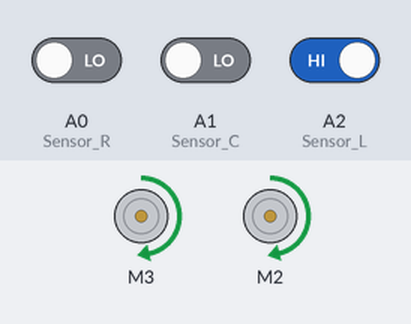
A sketch run on a simulated Arduino Uno, built with avr-gcc and run on an emulated ATmega328P. Parts: 2 × DC motor (green arrow = forward, orange = backward, longer = faster). The test bench sets the inputs (shaded band); at power-on: A1 (Sensor_C) LOW, A2 (Sensor_L) HIGH, A0 (Sensor_R) LOW.

Above: at 3.2 s.
3.3 s: A1 (Sensor_C) driven HIGH
At 4.4 s:
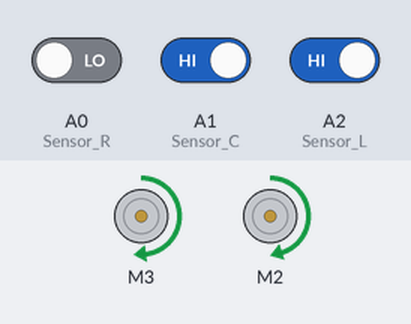
4.8 s: A1 (Sensor_C) driven LOW
At 5.6 s:
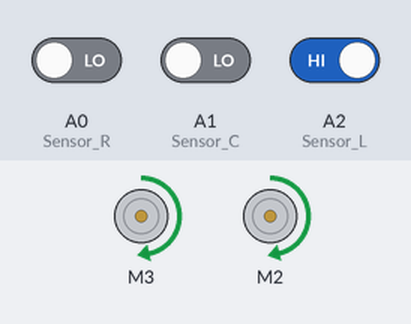
6.3 s: A2 (Sensor_L) driven LOW
At 6.7 s:
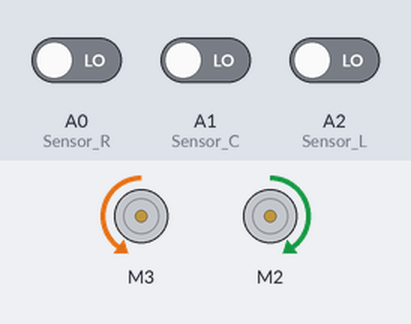
7.8 s: A0 (Sensor_R) driven HIGH
At 9.0 s:
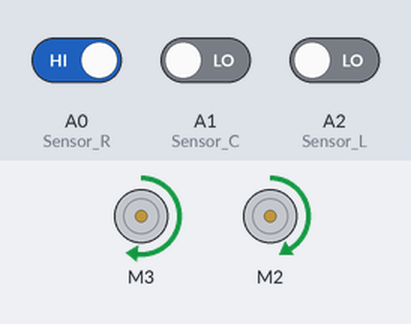
9.3 s: A0 (Sensor_R) driven LOW
At 10.2 s:
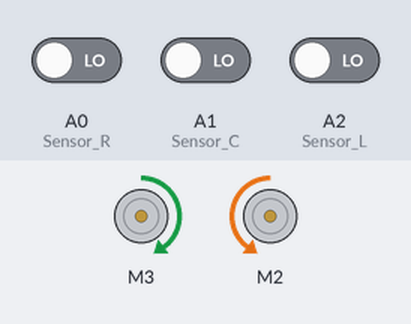
10.8 s: A2 (Sensor_L) driven HIGH
At 11.3 s:
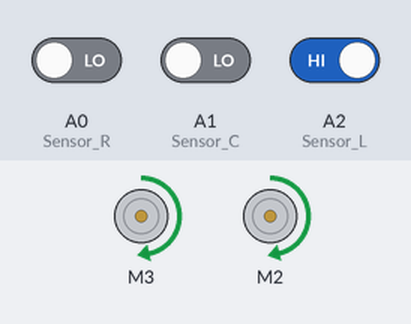
Timing chart, 0 to 13.3 s (numbered marks = the images above; inputs shaded):
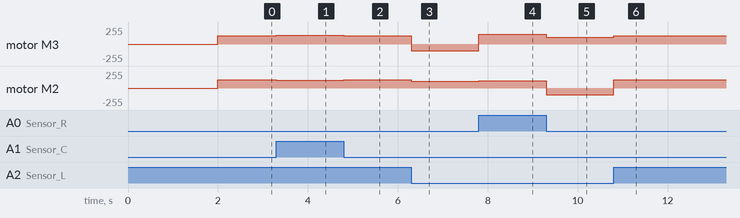

Measured:
- after the input at 3.3 s, motor M3: forward 126/255 → forward 131/255 at once; motor M2: forward 124/255 → forward 119/255 at once
- after the input at 4.8 s, motor M3: forward 131/255 → forward 126/255 at once; motor M2: forward 119/255 → forward 124/255 at once
- after the input at 6.3 s, motor M3: forward 126/255 → backward 100/255 at once; motor M2: forward 124/255 → forward 100/255 at once
- after the input at 7.8 s, motor M3: backward 100/255 → forward 144/255 at once; motor M2: forward 100/255 → forward 106/255 at once
- after the input at 9.3 s, motor M3: forward 144/255 → forward 100/255 at once; motor M2: forward 106/255 → backward 100/255 at once
- after the input at 10.8 s, motor M3: forward 100/255 → forward 126/255 at once; motor M2: backward 100/255 → forward 124/255 at once

The sketch:

Line_Follower_AFM.ino
```cpp
#include <AFMotor.h>

// --- Pin Definitions ---
const uint8_t Sensor_L = A2;
const uint8_t Sensor_C = A1;
const uint8_t Sensor_R = A0;

// --- Speed Calibration ---
const uint8_t BASE_L = 135;
const uint8_t BASE_R = 115;
const int FIND_SPEED = 100;

// --- Your Preferred PID Values ---
float Kp = 4.9;
float Ki = 0;
float Kd = 15;

float error = 0, lastError = 0;

AF_DCMotor motorLeft(3);
AF_DCMotor motorRight(2);

void setup() {
  pinMode(Sensor_L, INPUT);
  pinMode(Sensor_C, INPUT);
  pinMode(Sensor_R, INPUT);
  delay(2000);
}

void loop() {
  bool L = digitalRead(Sensor_L);
  bool C = digitalRead(Sensor_C);
  bool R = digitalRead(Sensor_R);

  // --- 1. Linear Error Mapping ---
  // No jumps to "2" or "-2" logic here; keep it as a pure variable.
  if (!L && C && !R)      error = 0;
  else if (L && C && !R)  error = 1;
  else if (L && !C && !R) error = 2;
  else if (!L && C && R)  error = -1;
  else if (!L && !C && R) error = -2;
  else if (!L && !C && !R) {
    // Line Lost: Stay in current rotation until line found
    if (lastError > 0) pivot(BACKWARD, FORWARD, FIND_SPEED);
    else pivot(FORWARD, BACKWARD, FIND_SPEED);
    return;
  }

  // --- 2. The PID Math ---
  float derivative = error - lastError;
  float correction = (Kp * error) + (Kd * derivative);
  lastError = error;

  // --- 3. Full-Bridge Motor Logic ---
  // Instead of fixed turn speeds, we let the correction
  // push the motors into negative values (reverse).
  int pwrL = BASE_L - (int)correction;
  int pwrR = BASE_R + (int)correction;

  applyMotorPower(motorLeft, pwrL);
  applyMotorPower(motorRight, pwrR);
}

// Helper function to handle direction and speed smoothly
void applyMotorPower(AF_DCMotor &motor, int speed) {
  if (speed >= 0) {
    motor.run(FORWARD);
    motor.setSpeed(constrain(speed, 0, 255));
  } else {
    motor.run(BACKWARD);
    motor.setSpeed(constrain(abs(speed), 0, 255));
  }
}

// Dedicated pivot for line searching
void pivot(int dirL, int dirR, int speed) {
  motorLeft.run(dirL);
  motorRight.run(dirR);
  motorLeft.setSpeed(speed);
  motorRight.setSpeed(speed);
}
```
